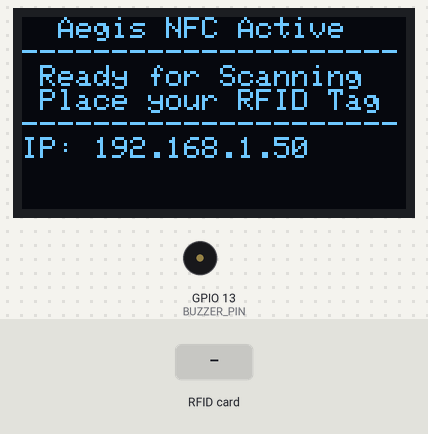
Bench run of a sketch on a simulated ESP8266 (NodeMCU). Parts: 128×64 one-colour display, buzzer (waves = sounding). The inputs (shaded band) are chosen by the test bench. WiFi joins after 1.5 s; servers stay silent unless stated; uploads are accepted with an empty reply; what the sketch prints to the serial monitor is not drawn.

Above: at 3.7 s.
3.8 s: RFID card 91 87 97 17 held to the reader
At 4.04 s:
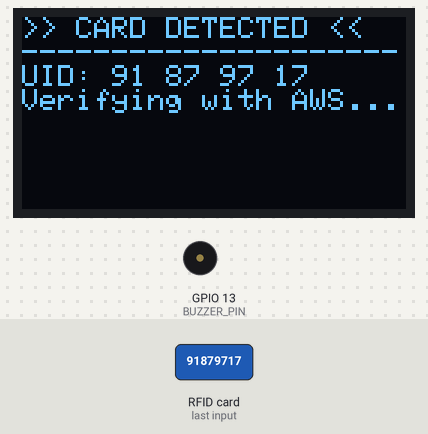
At 5.2 s:
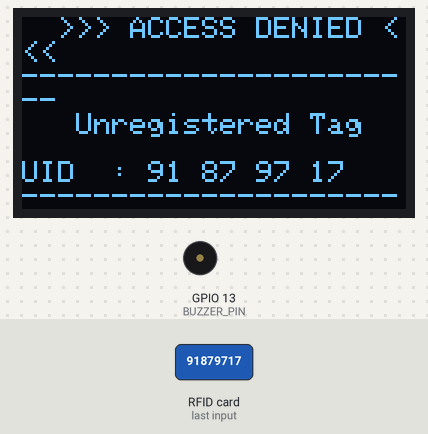
6.1 s: RFID card 5E 7A 19 C4 held to the reader
At 9.7 s:
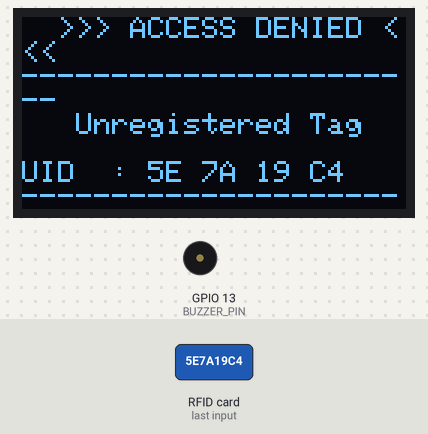
Timing chart, 0 to 11.2 s (numbered marks = the images above; inputs shaded):
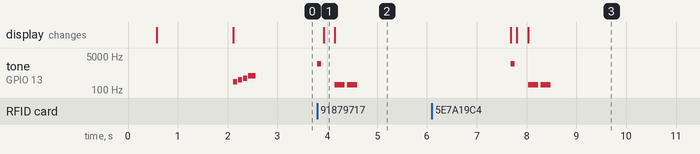

Measured:
- after the input at 3.8 s, tone on GPIO 13 (BUZZER_PIN): plays 2000 Hz for 0.08 s, 180 Hz for 0.20 s, 180 Hz for 0.20 s, starting at once; the display: changes after 0.13 s (image 1)
- after the input at 6.1 s, tone on GPIO 13 (BUZZER_PIN): plays 2000 Hz for 0.08 s, 180 Hz for 0.20 s, 180 Hz for 0.20 s, starting after 1.6 s; the display: first differs from a run without the input after 1.7 s (image 3 shows a later state)

The sketch:

RfidAws.ino
```cpp
#include <ESP8266WiFi.h>
#include <ESP8266HTTPClient.h>
#include <WiFiClient.h>
#include <Wire.h>
#include <Adafruit_GFX.h>
#include <Adafruit_SSD1306.h>
#include <Adafruit_PN532.h>

#define SCREEN_WIDTH 128
#define SCREEN_HEIGHT 64
#define OLED_RESET -1
#define SCREEN_ADDRESS 0x3C

// 이전 약속한 사용자 규칙에 따른 OLED 및 I2C 공유 핀 맵
#define OLED_SDA 14 // D5 (GPIO 14)
#define OLED_SCL 12 // D6 (GPIO 12)

// PN532 제어를 위한 하드웨어 IRQ, RESET 더미 핀 설정 (물리적으로 연결하지 않아도 됨)
#define PN532_IRQ   2  // D4 (GPIO 2)
#define PN532_RESET 0  // D3 (GPIO 0)

// 패시브 부저 연결 핀 (D7 = GPIO 13)
#define BUZZER_PIN 13

// 와이파이 상세 정보
const char* ssid = "JUNSEOKIM";
const char* password = "91879717";

// AWS 서버 API 주소
const char* serverApiUrl = "http://54.116.172.123/api/access.php";

Adafruit_SSD1306 display(SCREEN_WIDTH, SCREEN_HEIGHT, &Wire, OLED_RESET);
Adafruit_PN532 nfc((uint8_t)PN532_IRQ, (uint8_t)PN532_RESET, &Wire);

// -------------------------------------------------------------
// 부저 효과음 재생 함수군
// -------------------------------------------------------------

// 1. 부팅 / 와이파이 성공 멜로디 (도-미-솔-도)
void playBootSound() {
  tone(BUZZER_PIN, 262, 80);  delay(100);
  tone(BUZZER_PIN, 330, 80);  delay(100);
  tone(BUZZER_PIN, 392, 80);  delay(100);
  tone(BUZZER_PIN, 523, 150); delay(180);
  noTone(BUZZER_PIN);
}

// 2. 카드 감지 순간 비프음 (짧은 삑-)
void playDetectSound() {
  tone(BUZZER_PIN, 2000, 80); delay(100);
  noTone(BUZZER_PIN);
}

// 3. 서버 승인 완료 멜로디 (솔-도 높은음)
void playApprovedSound() {
  tone(BUZZER_PIN, 784, 80);  delay(100);
  tone(BUZZER_PIN, 1047, 180); delay(200);
  noTone(BUZZER_PIN);
}

// 4. 서버 승인 거절 멜로디 (낮은음 삐-삐- 2회)
void playDeniedSound() {
  for (int i = 0; i < 2; i++) {
    tone(BUZZER_PIN, 180, 200);
    delay(250);
  }
  noTone(BUZZER_PIN);
}

// -------------------------------------------------------------
// 단순 문자열 파싱 헬퍼 (JSON 라이브러리 의존성 우회용)
// -------------------------------------------------------------
String parseJsonValue(const String& json, const String& key) {
  String searchKey = "\"" + key + "\":\"";
  int startIdx = json.indexOf(searchKey);
  if (startIdx == -1) {
    // 키 이름 뒤에 공백이 있거나 쌍따옴표가 없는 등 다른 형태 대응
    searchKey = "\"" + key + "\":";
    startIdx = json.indexOf(searchKey);
    if (startIdx == -1) return "";

    int valStart = startIdx + searchKey.length();
    // 숫자인 경우 파싱
    int endIdx1 = json.indexOf(",", valStart);
    int endIdx2 = json.indexOf("}", valStart);
    int endIdx = (endIdx1 == -1) ? endIdx2 : min(endIdx1, endIdx2);
    if (endIdx == -1) return "";

    String val = json.substring(valStart, endIdx);
    val.replace("\"", ""); // 쌍따옴표 있을 시 제거
    val.trim();
    return val;
  }

  int valStart = startIdx + searchKey.length();
  int endIdx = json.indexOf("\"", valStart);
  if (endIdx == -1) return "";

  return json.substring(valStart, endIdx);
}

// -------------------------------------------------------------
// 초기 설정 (Setup)
// -------------------------------------------------------------
void setup() {
  Serial.begin(115200);
  pinMode(BUZZER_PIN, OUTPUT);

  // I2C 핀 공유 설정 (SDA=14, SCL=12)
  Wire.begin(OLED_SDA, OLED_SCL);

  // 1. OLED 디스플레이 초기화
  if(!display.begin(SSD1306_SWITCHCAPVCC, SCREEN_ADDRESS)) {
    Serial.println(F("SSD1306 allocation failed"));
    for(;;);
  }

  display.clearDisplay();
  display.setTextSize(1);
  display.setTextColor(SSD1306_WHITE);
  display.setCursor(0, 0);
  display.println(F("Initializing System..."));
  display.println(F("Connecting PN532..."));
  display.display();
  delay(500);

  // 2. PN532 NFC 리더기 초기화
  nfc.begin();
  uint32_t versiondata = nfc.getFirmwareVersion();
  if (!versiondata) {
    Serial.print(F("Didn't find PN53x board"));

    display.clearDisplay();
    display.setCursor(0, 0);
    display.println(F("[ERROR]"));
    display.println(F("PN532 Not Found!"));
    display.println(F("Check I2C Wiring &"));
    display.println(F("DIP Switch (ON-OFF)"));
    display.display();

    playDeniedSound();
    while (1);
  }
  nfc.SAMConfig();

  // 3. 와이파이 연결 시도
  display.clearDisplay();
  display.setCursor(0, 0);
  display.println(F("Connecting to WiFi..."));
  display.println(ssid);
  display.display();

  WiFi.begin(ssid, password);
  while (WiFi.status() != WL_CONNECTED) {
    delay(500);
    Serial.print(".");
  }

  Serial.println("\nWiFi Connected!");
  Serial.print("IP Address: ");
  Serial.println(WiFi.localIP());

  // 대기 모드 안내
  display.clearDisplay();
  display.setCursor(0, 0);
  display.println(F("  Aegis NFC Active  "));
  display.println(F("---------------------"));
  display.println(F(" Ready for Scanning "));
  display.println(F(" Place your RFID Tag "));
  display.println(F("---------------------"));
  display.print(F("IP: "));
  display.println(WiFi.localIP().toString());
  display.display();

  // 시작 성공 알림 멜로디 재생
  playBootSound();
}

// -------------------------------------------------------------
// 메인 루프 (Loop)
// -------------------------------------------------------------
void loop() {
  uint8_t success;
  uint8_t uid[] = { 0, 0, 0, 0, 0, 0, 0 };  // UID 저장 버퍼
  uint8_t uidLength;                        // UID 길이

  // 카드가 감지될 때까지 최대 400ms 동안 대기 (논블로킹 루프)
  success = nfc.readPassiveTargetID(PN532_MIFARE_ISO14443A, uid, &uidLength, 400);

  if (success) {
    // 1. 카드 접촉 비프음 재생 (인식 피드백 제공)
    playDetectSound();

    // 2. UID를 Hex String 포맷으로 변환 (예: "84 AC A8 A0")
    String uidStr = "";
    for (uint8_t i = 0; i < uidLength; i++) {
      if (uid[i] < 0x10) uidStr += "0";
      uidStr += String(uid[i], HEX);
      if (i < uidLength - 1) uidStr += " ";
    }
    uidStr.toUpperCase();

    Serial.print("Detected Card UID: ");
    Serial.println(uidStr);

    // OLED 화면에 전송 중 상태 표시
    display.clearDisplay();
    display.setCursor(0, 0);
    display.println(F(">> CARD DETECTED <<"));
    display.println(F("---------------------"));
    display.print(F("UID: ")); display.println(uidStr);
    display.println(F("Verifying with AWS..."));
    display.display();

    // 3. AWS EC2 웹 서버로 HTTP POST 요청 날리기
    if (WiFi.status() == WL_CONNECTED) {
      WiFiClient client;
      HTTPClient http;

      if (http.begin(client, serverApiUrl)) {
        http.addHeader("Content-Type", "application/json");

        // JSON Body 데이터 생성
        String postBody = "{\"uid\":\"" + uidStr + "\"}";

        Serial.print("Sending POST request to AWS: ");
        Serial.println(postBody);

        int httpCode = http.POST(postBody);

        if (httpCode > 0) {
          String payload = http.getString();
          Serial.print("Response Payload: ");
          Serial.println(payload);

          // JSON 응답 수동 파싱
          String status = parseJsonValue(payload, "status");
          String name = parseJsonValue(payload, "name");
          String dept = parseJsonValue(payload, "dept");

          display.clearDisplay();
          display.setCursor(0, 0);

          if (status == "APPROVED") {
            // [승인 완료]
            display.println(F("   >>> ACCESS OK <<<   "));
            display.println(F("-----------------------"));
            display.print(F("Name : ")); display.println(name);
            display.print(F("Dept : ")); display.println(dept);
            display.println(F("-----------------------"));
            display.println(F("      Welcome!         "));
            display.display();

            // 승인 성공음 재생
            playApprovedSound();
          } else {
            // [승인 거부 - 미등록 또는 차단]
            display.println(F("  >>> ACCESS DENIED <<< "));
            display.println(F("-----------------------"));
            display.println(F("   Unregistered Tag    "));
            display.print(F("UID  : ")); display.println(uidStr);
            display.println(F("-----------------------"));
            display.println(F("  Register on Portal   "));
            display.display();

            // 거절 경고음 재생
            playDeniedSound();
          }
        } else {
          // HTTP 통신 코드 에러
          Serial.printf("[HTTP] POST... failed, error: %s\n", http.errorToString(httpCode).c_str());
          display.clearDisplay();
          display.setCursor(0, 0);
          display.println(F("[SERVER ERROR]"));
          display.println(F("Connection Failed!"));
          display.print(F("Err: ")); display.println(http.errorToString(httpCode));
          display.display();
          playDeniedSound();
        }
        http.end();
      }
    } else {
      // 와이파이 단절 상태
      display.clearDisplay();
      display.setCursor(0, 0);
      display.println(F("[NETWORK ERROR]"));
      display.println(F("WiFi Disconnected!"));
      display.display();
      playDeniedSound();
    }

    // 3초 동안 결과를 화면에 유지
    delay(3000);

    // 대기 화면으로 자동 복구
    display.clearDisplay();
    display.setCursor(0, 0);
    display.println(F("  Aegis NFC Active  "));
    display.println(F("---------------------"));
    display.println(F(" Ready for Scanning "));
    display.println(F(" Place your RFID Tag "));
    display.println(F("---------------------"));
    display.print(F("IP: "));
    display.println(WiFi.localIP().toString());
    display.display();
  }
}
```
